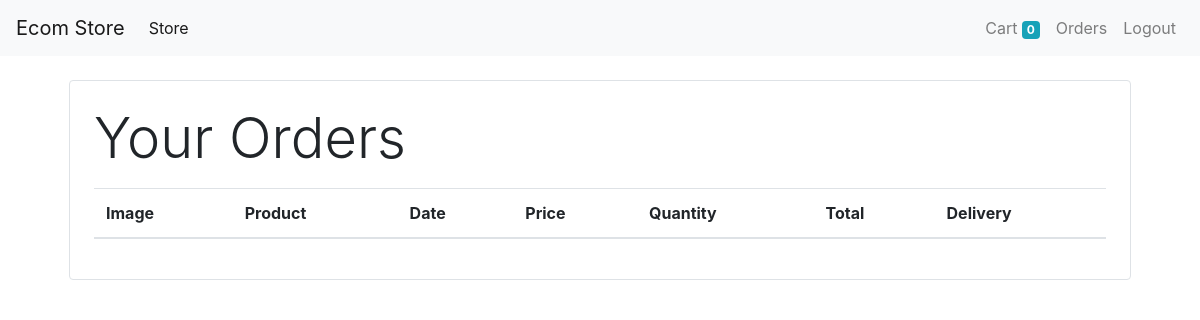
The app's page /orders (signed in), older data.
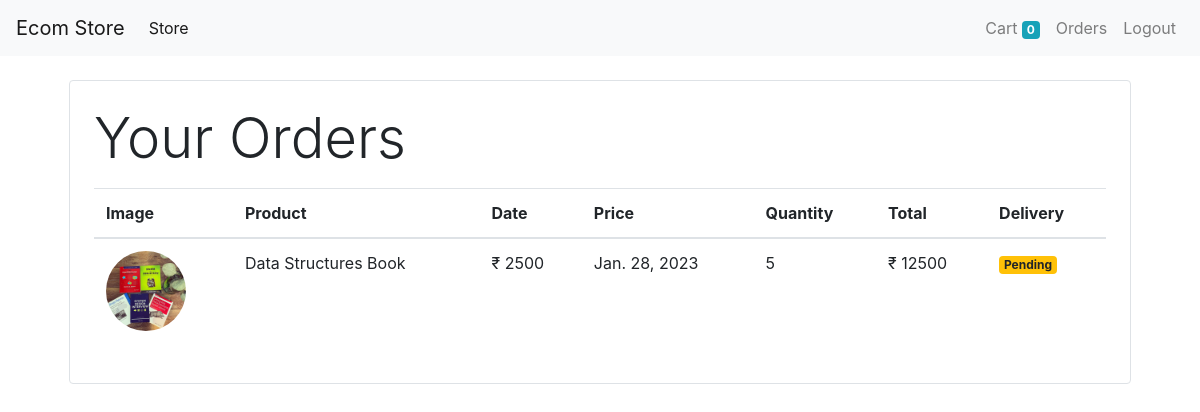
The same page, newer data.
### store/models/orders.py (models this page shows)
class Order(models.Model):
    product = models.ForeignKey(Product, on_delete=models.CASCADE)
    customer = models.ForeignKey(Customer, on_delete=models.CASCADE)
    quantity = models.IntegerField(default=1)
    price = models.IntegerField()
    address = models.CharField(max_length=50, default="", blank=True)
    phone = models.CharField(max_length=10, default="", blank=True)
    date = models.DateField(default=datetime.datetime.today)
    delivery = models.BooleanField(default=False)
    @staticmethod
    def get_orders_by_customer(customer_id):
        return Order\
            .objects\
            .filter(customer=customer_id)\
            .order_by('-date')

### store/models/product.py (models this page shows, shortened)
class Product(models.Model):
    name = models.CharField(max_length=50)
    price = models.IntegerField(default=0)
    description = models.CharField(max_length=100, default='', null=True, blank=True)
    image = models.ImageField(upload_to='uploads/products/')
    category = models.ForeignKey(Category, on_delete=models.CASCADE, default=1)

### store/views/orders.py (the view)
# urls.py: path('orders', OrderView.as_view(), name='orders')
class OrderView(View):
    def get(self, request):
        customer = request.session.get('customer')
        orders = Order.get_orders_by_customer(customer)
        return render(request, 'orders.html', {'orders' : orders})

### store/templatetags/custom_filter.py (called while the page is built)
@register.filter(name='currency')
def currency(number):
    return "₹ " + str(number)

@register.filter(name='multiply')
def multiply(number, number1):
    return number1 * number

### store/templates/orders.html
{% extends 'base.html' %}
{%block content %}
{% load cart %}
{% load custom_filter %}
<div class="container">
    <div class="border rounded p-4 m-4">
        <p class="display-4"> Your Orders </p>
        <table class="table">
            <thead>
            <tr>
                <th>Image</th>
                <th>Product</th>
                <th>Date</th>
                <th>Price</th>
                <th>Quantity</th>
                <th>Total</th>
                <th>Delivery</th>
            </tr>
            </thead>
            <tbody>
            {% for order in orders %}
            <tr>
                <td> <img style = "height: 80px;" class="rounded-circle" src="{{ order.product.image.url}}" alt=""></td>
                <td>{{order.product.name}}</td>
                <td>{{order.product.price | currency}}</td>
                <td>{{order.date}}</td>
                <td>{{ order.quantity }}</td>
                <td>{{ order.quantity| multiply:order.price|currency }}</td>
                {% if order.delivery %}
                <td> <small class="badge badge-success"> Completed </small> </td>
                {% else %}
                <td> <small class="badge badge-warning"> Pending </small> </td>
                {% endif %}
            </tr>
            {% endfor %}
            </tbody>
        </table>
    </div>
</div>
{%endblock%}

Row changes from the older to the newer data that the page shows:
added Order: product.image (picture), product.name "Data Structures Book", product.price "₹ 2500", date "Jan. 28, 2023", quantity "5", quantity|multiply "₹ 12500", delivery "Pending"
